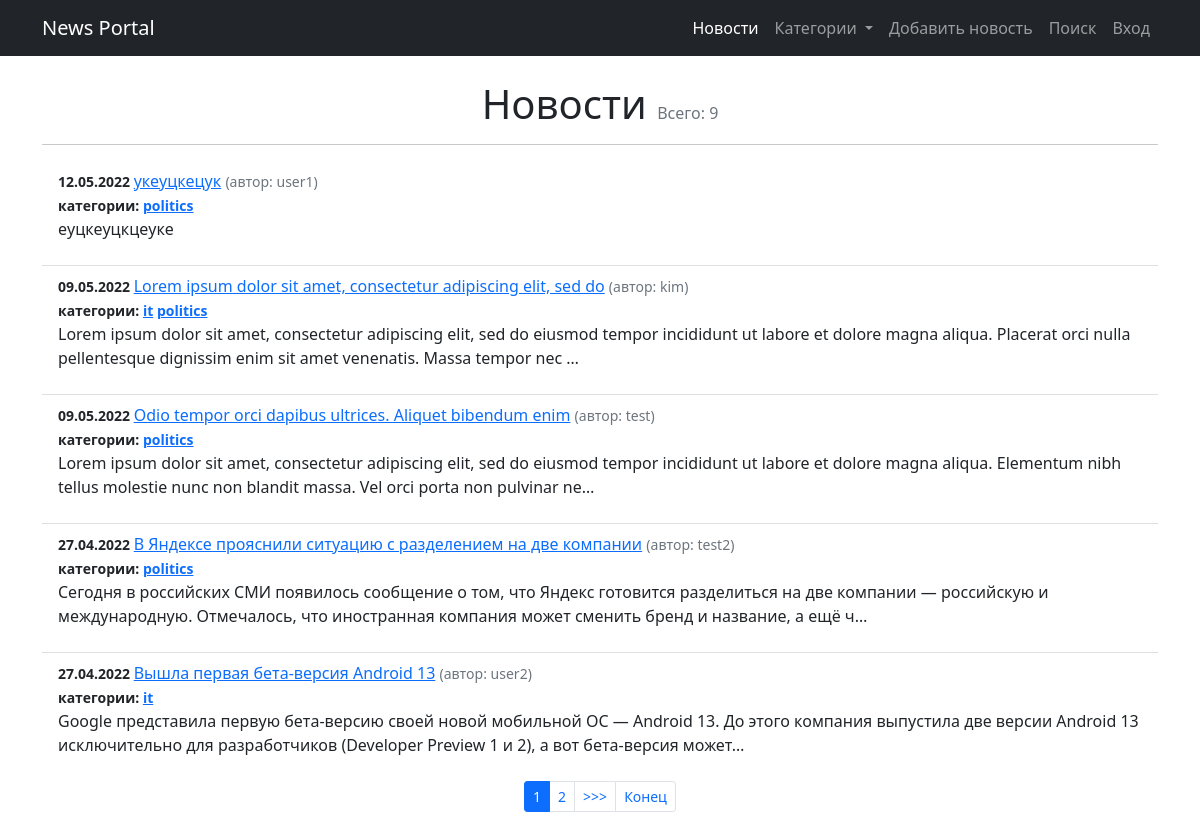
Before: /news/ with the older database file.
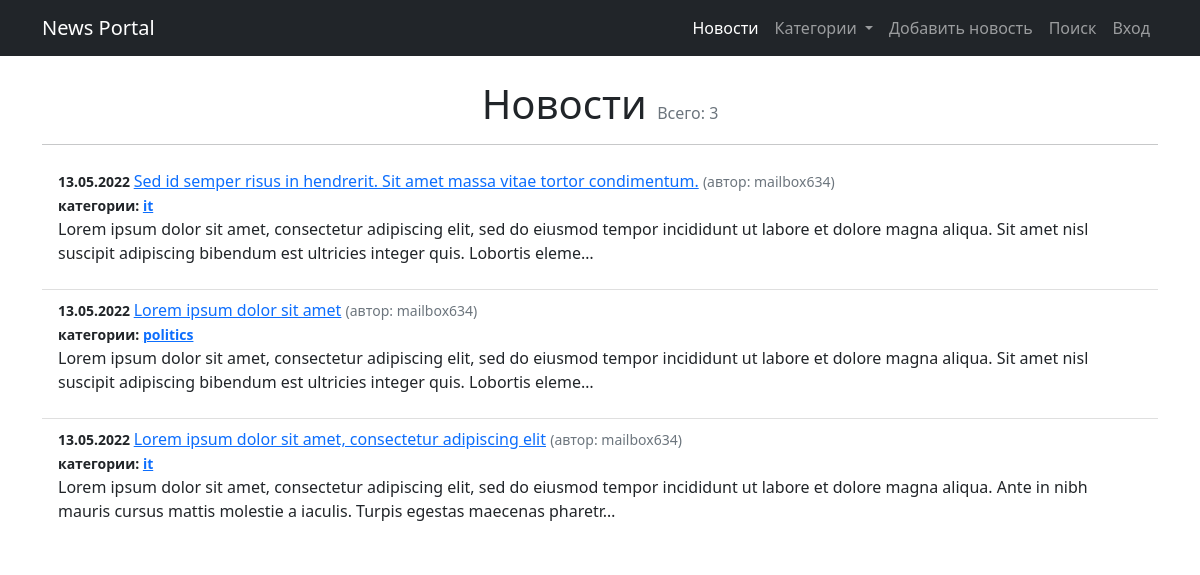
After: the same page with the newer database file.
### news/models.py (models this page shows, shortened)
class Post(models.Model):
    article = 'AR'
    news = 'NW'
    POST_TYPE = [
        (article, 'статья'),
        (news, 'новость'),
    ]
    author = models.ForeignKey(Author, on_delete=models.CASCADE)
    post_type = models.CharField(
        max_length=2, choices=POST_TYPE, default=article)
    date = models.DateTimeField(auto_now_add=True)
    title = models.CharField(max_length=255)
    text = models.TextField()
    rating = models.IntegerField(default=0)
    category = models.ManyToManyField(
        Category, through='PostCategory')

class Author(models.Model):
    username = models.OneToOneField(
        User, on_delete=models.CASCADE, primary_key=True)
    rating = models.IntegerField(default=0)
    def __str__(self):
        return self.username.username

class Category(models.Model):
    name = models.CharField(max_length=255, unique=True)
    subscriber = models.ManyToManyField(
        'Subscriber', through='CategorySubscriber')
    def __str__(self):
        return self.name

### news/views.py (the view)
# urls.py: path('', NewsList.as_view(), name='news'),
class NewsList(ListView):
    model = Post
    ordering = '-date'
    template_name = 'news/news_list.html'
    context_object_name = 'news_list'
    paginate_by = 5
    def get_context_data(self, **kwargs):
        category_menu = Category.objects.all()
        context = super().get_context_data(**kwargs)
        context['is_not_authors'] = not self.request.user.groups.filter(
            name='authors').exists()
        context['category_menu'] = category_menu
        return context

### news/templatetags/custom_filters.py (called while the page is built)
@register.filter()
def format_date(value):
    return value.strftime("%d.%m.%Y")

@register.filter()
def censor(text):
    if type(text) != str:
        return "Type error. Is not string"
    for word in CENSOR_WORDS:
        text = re.sub(r'(?:'+word[1:]+'?)[^\s]+',
                      ("*" * (len(word) - 1)), text)
    return text

### templates/news/news_list.html (shortened to what this page needs)
{% extends 'flatpages/default.html' %}
{% load custom_filters %}
{% block content %}
<h1 class="text-center">Новости <span class="text-muted fs-6 fw-normal">Всего: {{ page_obj.paginator.count }}</span></h1>
<hr>
<ul class="list-group list-group-flush">
    {% for newspost in news_list %}
        <li class="list-group-item">
            <small class="fw-bold">{{ newspost.date | format_date }} </small>
            <a href="{% url 'news_post' newspost.id %}">{{ newspost.title | censor}}</a>
            <small class="text-muted ">(автор: {{ newspost.author}})</small> <br>
            <small class="fw-bold">категории:
                {% for category in newspost.category.all %}
                           <a href="{% url 'category_news_list' category %}">{{ category }}</a>
                {% endfor %}
            </small>
            <p>{{newspost.text | censor | truncatechars:210}}</p>
        </li>
    {% endfor %}
</ul>
{% if is_paginated %}
<nav aria-label="...">
    <ul class="pagination pagination-sm justify-content-center">
    {% for num in page_obj.paginator.page_range %}
        {% if page_obj.number == num %}
            <li class="page-item active"><a class="page-link">{{ num }}</a></li>
        {% elif num > page_obj.number|add:'-3' and num < page_obj.number|add:'3' %}
            <li class="page-item"><a class="page-link" href="?page={{ num }}">{{ num }}</a></li>
        {% endif %}
    {% endfor %}
    {% if page_obj.has_next %}
        <li class="page-item"><a class="page-link" href="?page={{ page_obj.next_page_number }}">>>></a></li>
        <li class="page-item"><a class="page-link" href="?page={{ page_obj.paginator.num_pages }}">Конец</a></li>
    {% endif %}
</ul>
</nav>
{% endif %}
{% endblock content %}

Changed rows visible on the page:
removed Post: date "12.05.2022", title|censor "укеуцкецук", author "user1", text|censor "еуцкеуцкцеуке", Category (name "politics")
removed Post: date "09.05.2022", title|censor "Lorem ipsum dolor sit amet, consectetur adipiscing elit, sed do", author "kim", text|censor "Lorem ipsum dolor sit amet, consectetur adipiscing elit, sed do eiusmod tempor incididunt ut labore et dolore magna aliqua. Placerat orci nulla pellentesque dignissim enim sit amet venenatis. Massa tempor nec …", Category (name "it"), Category (name "politics")
removed Post: date "09.05.2022", title|censor "Odio tempor orci dapibus ultrices. Aliquet bibendum enim", author "test", text|censor "Lorem ipsum dolor sit amet, consectetur adipiscing elit, sed do eiusmod tempor incididunt ut labore et dolore magna aliqua. Elementum nibh tellus molestie nunc non blandit massa. Vel orci porta non pulvinar ne…", Category (name "politics")
removed Post: date "27.04.2022", title|censor "В Яндексе прояснили ситуацию с разделением на две компании", author "test2", text|censor "Сегодня в российских СМИ появилось сообщение о том, что Яндекс готовится разделиться на две компании — российскую и международную. Отмечалось, что иностранная компания может сменить бренд и название, а ещё ч…", Category (name "politics")
removed Post: date "27.04.2022", title|censor "Вышла первая бета-версия Android 13", author "user2", text|censor "Google представила первую бета-версию своей новой мобильной ОС — Android 13. До этого компания выпустила две версии Android 13 исключительно для разработчиков (Developer Preview 1 и 2), а вот бета-версия может…", Category (name "it")
added Post: date "13.05.2022", title|censor "Sed id semper risus in hendrerit. Sit amet massa vitae tortor condimentum.", author "mailbox634", text|censor "Lorem ipsum dolor sit amet, consectetur adipiscing elit, sed do eiusmod tempor incididunt ut labore et dolore magna aliqua. Sit amet nisl suscipit adipiscing bibendum est ultricies integer quis. Lobortis eleme…", Category (name "it")
added Post: date "13.05.2022", title|censor "Lorem ipsum dolor sit amet", author "mailbox634", text|censor "Lorem ipsum dolor sit amet, consectetur adipiscing elit, sed do eiusmod tempor incididunt ut labore et dolore magna aliqua. Sit amet nisl suscipit adipiscing bibendum est ultricies integer quis. Lobortis eleme…", Category (name "politics")
added Post: date "13.05.2022", title|censor "Lorem ipsum dolor sit amet, consectetur adipiscing elit", author "mailbox634", text|censor "Lorem ipsum dolor sit amet, consectetur adipiscing elit, sed do eiusmod tempor incididunt ut labore et dolore magna aliqua. Ante in nibh mauris cursus mattis molestie a iaculis. Turpis egestas maecenas pharetr…", Category (name "it")
Other visible differences:
{{ page_obj.paginator.count }}: "9" → "3"
list line gone: "1"
list line gone: "2"
text no longer shown: ">>> Конец"
